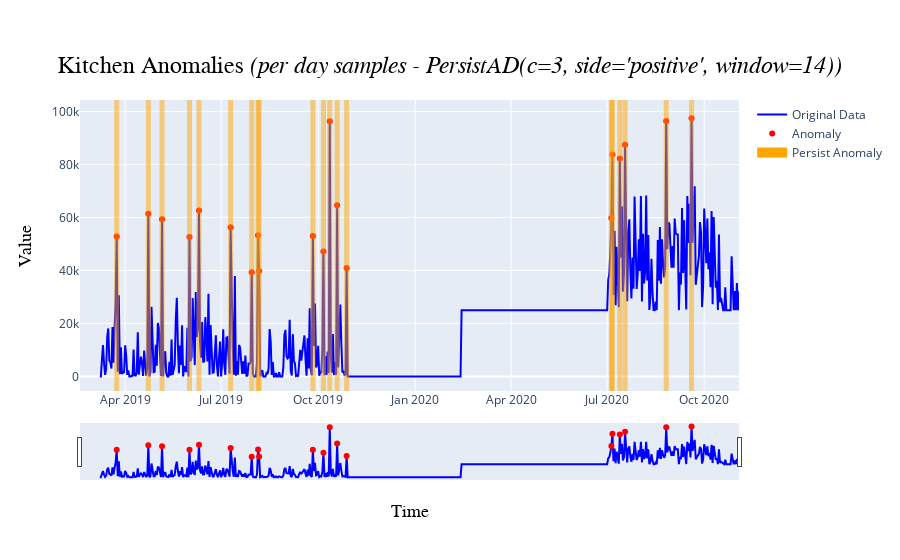

The code cell stored with this chart in its notebook:
### Markdown cell above
##### A.3.3 Per day samples - *PersistAD*

### Code cell
data = kitchen_df_interpolated.resample('D').sum()
data.loc['2020-02-14':, data.columns[0]] += 25000

c = 3
persist_window = 14
persist_side = 'positive'
plot_title = f'Kitchen Anomalies <i>(per day samples - PersistAD(c={c}, side=\'{persist_side}\', window={persist_window}))</i>'
plot_name = 'Kitchen/Kitchen Anomalies (per day samples - PersistAD)'

[kitchen_D_persist_ano, kitchen_D_persist_ano_val, kitchen_D_persist_ano_plot], kitchen_D_persist_model = ad_PersistAD(validate_series(data), persist_window=persist_window, c=c, persist_side=persist_side, plot_title=plot_title, plot_name=plot_name)

kitchen_D_persist_ano_plot.show()

### Figure 1 — Plotly figure (JSON) as saved in the notebook; plotly's stock layout.template omitted (floating-point values rounded to 4 significant figures; data arrays with more than 128 entries replaced by an {"elided": "..."} marker saying what was removed)
{"data": [{"line": {"color": "blue"}, "mode": "lines", "name": "Original Data", "type": "scatter", "x": {"elided": "607 str values"}, "y": {"elided": "607 float values"}}, {"marker": {"color": "red", "size": 6}, "mode": "markers", "name": "Anomaly", "type": "scatter", "x": ["2019-03-24T00:00:00", "2019-04-23T00:00:00", "2019-05-06T00:00:00", "2019-06-01T00:00:00", "2019-06-10T00:00:00", "2019-07-10T00:00:00", "2019-07-30T00:00:00", "2019-08-05T00:00:00", "2019-08-06T00:00:00", "2019-09-26T00:00:00", "2019-10-06T00:00:00", "2019-10-12T00:00:00", "2019-10-19T00:00:00", "2019-10-28T00:00:00", "2020-07-05T00:00:00", "2020-07-06T00:00:00", "2020-07-13T00:00:00", "2020-07-18T00:00:00", "2020-08-26T00:00:00", "2020-09-19T00:00:00"], "y": [52810.0, 61420.0, 59370.0, 52680.0, 62625, 56373, 39350.0, 53350.0, 39773, 53050.0, 47208, 96360.0, 64651, 40980.0, 59809, 83768, 82290.0, 87461, 96396, 97462]}, {"line": {"color": "orange", "width": 10}, "marker": {"color": "orange"}, "mode": "lines", "name": "Persist Anomaly", "type": "scatter", "x": [null], "y": [null]}], "layout": {"shapes": [{"fillcolor": "orange", "line": {"color": "orange", "width": 5}, "opacity": 0.5, "type": "rect", "x0": "2019-03-24T00:00:00", "x1": "2019-03-24T00:00:00", "xref": "x", "y0": 0, "y1": 1, "yref": "y domain"}, {"fillcolor": "orange", "line": {"color": "orange", "width": 5}, "opacity": 0.5, "type": "rect", "x0": "2019-04-23T00:00:00", "x1": "2019-04-23T00:00:00", "xref": "x", "y0": 0, "y1": 1, "yref": "y domain"}, {"fillcolor": "orange", "line": {"color": "orange", "width": 5}, "opacity": 0.5, "type": "rect", "x0": "2019-05-06T00:00:00", "x1": "2019-05-06T00:00:00", "xref": "x", "y0": 0, "y1": 1, "yref": "y domain"}, {"fillcolor": "orange", "line": {"color": "orange", "width": 5}, "opacity": 0.5, "type": "rect", "x0": "2019-06-01T00:00:00", "x1": "2019-06-01T00:00:00", "xref": "x", "y0": 0, "y1": 1, "yref": "y domain"}, {"fillcolor": "orange", "line": {"color": "orange", "width": 5}, "opacity": 0.5, "type": "rect", "x0": "2019-06-10T00:00:00", "x1": "2019-06-10T00:00:00", "xref": "x", "y0": 0, "y1": 1, "yref": "y domain"}, {"fillcolor": "orange", "line": {"color": "orange", "width": 5}, "opacity": 0.5, "type": "rect", "x0": "2019-07-10T00:00:00", "x1": "2019-07-10T00:00:00", "xref": "x", "y0": 0, "y1": 1, "yref": "y domain"}, {"fillcolor": "orange", "line": {"color": "orange", "width": 5}, "opacity": 0.5, "type": "rect", "x0": "2019-07-30T00:00:00", "x1": "2019-07-30T00:00:00", "xref": "x", "y0": 0, "y1": 1, "yref": "y domain"}, {"fillcolor": "orange", "line": {"color": "orange", "width": 5}, "opacity": 0.5, "type": "rect", "x0": "2019-08-05T00:00:00", "x1": "2019-08-05T00:00:00", "xref": "x", "y0": 0, "y1": 1, "yref": "y domain"}, {"fillcolor": "orange", "line": {"color": "orange", "width": 5}, "opacity": 0.5, "type": "rect", "x0": "2019-08-06T00:00:00", "x1": "2019-08-06T00:00:00", "xref": "x", "y0": 0, "y1": 1, "yref": "y domain"}, {"fillcolor": "orange", "line": {"color": "orange", "width": 5}, "opacity": 0.5, "type": "rect", "x0": "2019-09-26T00:00:00", "x1": "2019-09-26T00:00:00", "xref": "x", "y0": 0, "y1": 1, "yref": "y domain"}, {"fillcolor": "orange", "line": {"color": "orange", "width": 5}, "opacity": 0.5, "type": "rect", "x0": "2019-10-06T00:00:00", "x1": "2019-10-06T00:00:00", "xref": "x", "y0": 0, "y1": 1, "yref": "y domain"}, {"fillcolor": "orange", "line": {"color": "orange", "width": 5}, "opacity": 0.5, "type": "rect", "x0": "2019-10-12T00:00:00", "x1": "2019-10-12T00:00:00", "xref": "x", "y0": 0, "y1": 1, "yref": "y domain"}, {"fillcolor": "orange", "line": {"color": "orange", "width": 5}, "opacity": 0.5, "type": "rect", "x0": "2019-10-19T00:00:00", "x1": "2019-10-19T00:00:00", "xref": "x", "y0": 0, "y1": 1, "yref": "y domain"}, {"fillcolor": "orange", "line": {"color": "orange", "width": 5}, "opacity": 0.5, "type": "rect", "x0": "2019-10-28T00:00:00", "x1": "2019-10-28T00:00:00", "xref": "x", "y0": 0, "y1": 1, "yref": "y domain"}, {"fillcolor": "orange", "line": {"color": "orange", "width": 5}, "opacity": 0.5, "type": "rect", "x0": "2020-07-05T00:00:00", "x1": "2020-07-05T00:00:00", "xref": "x", "y0": 0, "y1": 1, "yref": "y domain"}, {"fillcolor": "orange", "line": {"color": "orange", "width": 5}, "opacity": 0.5, "type": "rect", "x0": "2020-07-06T00:00:00", "x1": "2020-07-06T00:00:00", "xref": "x", "y0": 0, "y1": 1, "yref": "y domain"}, {"fillcolor": "orange", "line": {"color": "orange", "width": 5}, "opacity": 0.5, "type": "rect", "x0": "2020-07-13T00:00:00", "x1": "2020-07-13T00:00:00", "xref": "x", "y0": 0, "y1": 1, "yref": "y domain"}, {"fillcolor": "orange", "line": {"color": "orange", "width": 5}, "opacity": 0.5, "type": "rect", "x0": "2020-07-18T00:00:00", "x1": "2020-07-18T00:00:00", "xref": "x", "y0": 0, "y1": 1, "yref": "y domain"}, {"fillcolor": "orange", "line": {"color": "orange", "width": 5}, "opacity": 0.5, "type": "rect", "x0": "2020-08-26T00:00:00", "x1": "2020-08-26T00:00:00", "xref": "x", "y0": 0, "y1": 1, "yref": "y domain"}, {"fillcolor": "orange", "line": {"color": "orange", "width": 5}, "opacity": 0.5, "type": "rect", "x0": "2020-09-19T00:00:00", "x1": "2020-09-19T00:00:00", "xref": "x", "y0": 0, "y1": 1, "yref": "y domain"}], "title": {"font": {"color": "black", "family": "Arial, bold", "size": 24}, "text": "Kitchen Anomalies <i>(per day samples - PersistAD(c=3, side='positive', window=14))</i>", "x": 0.5, "xanchor": "center", "y": 0.9, "yanchor": "top"}, "xaxis": {"rangeslider": {"visible": true}, "title": {"font": {"color": "black", "family": "Arial, bold", "size": 18}, "text": "Time"}}, "yaxis": {"title": {"font": {"color": "black", "family": "Arial, bold", "size": 18}, "text": "Value"}}}}
